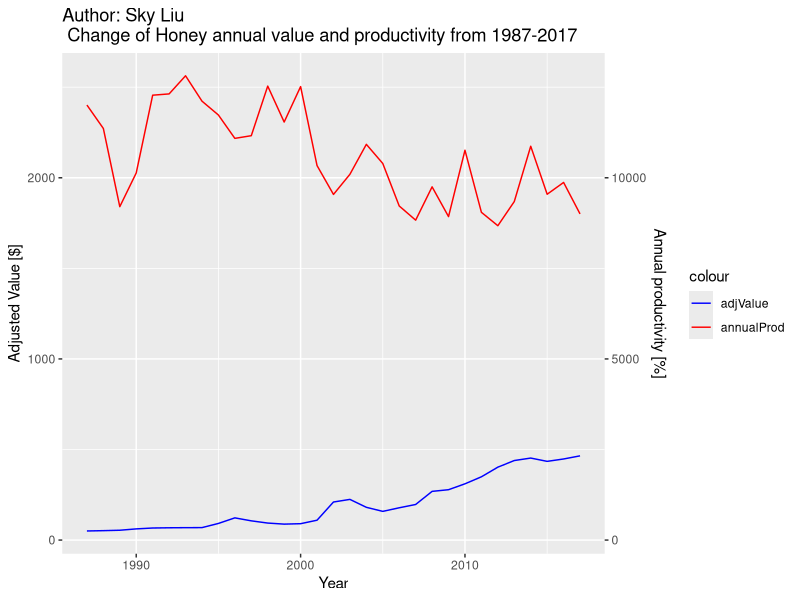
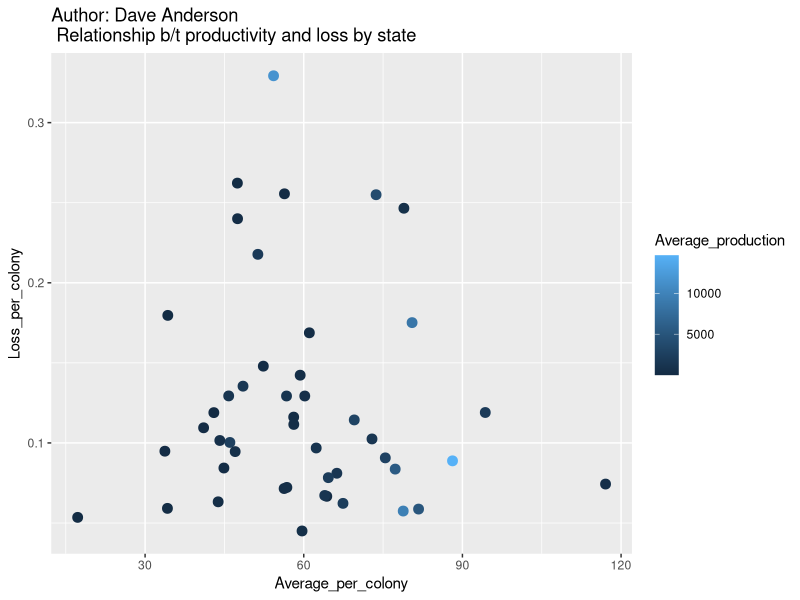
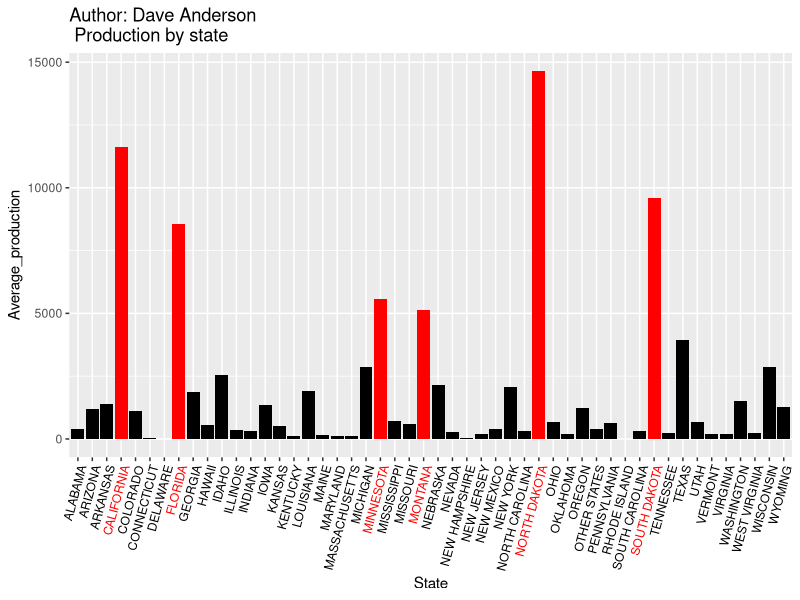
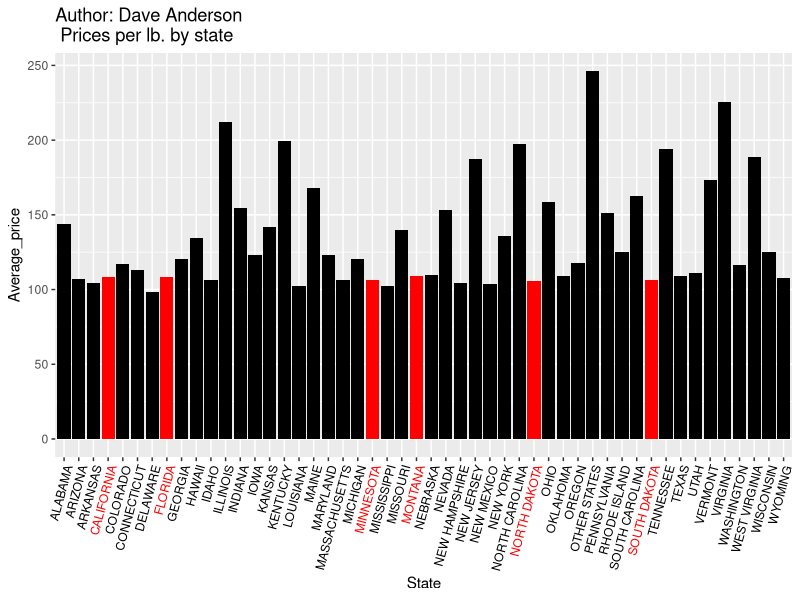
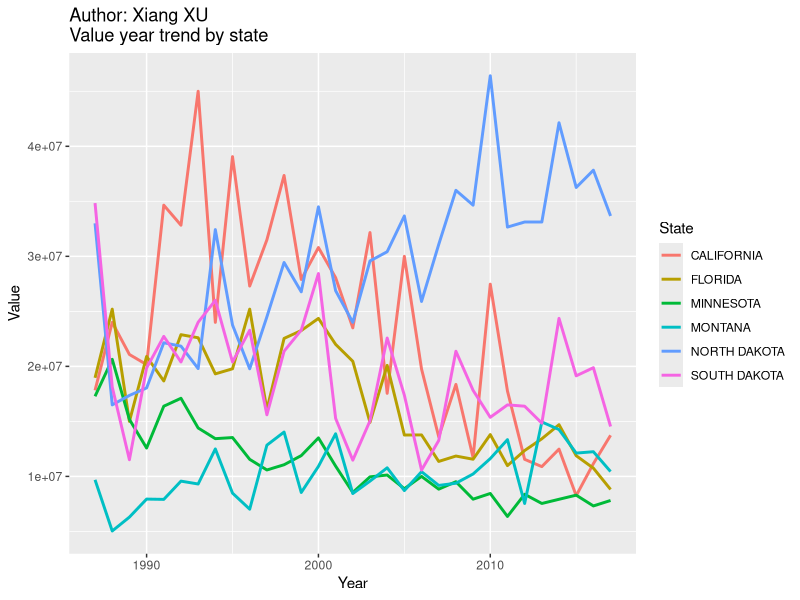
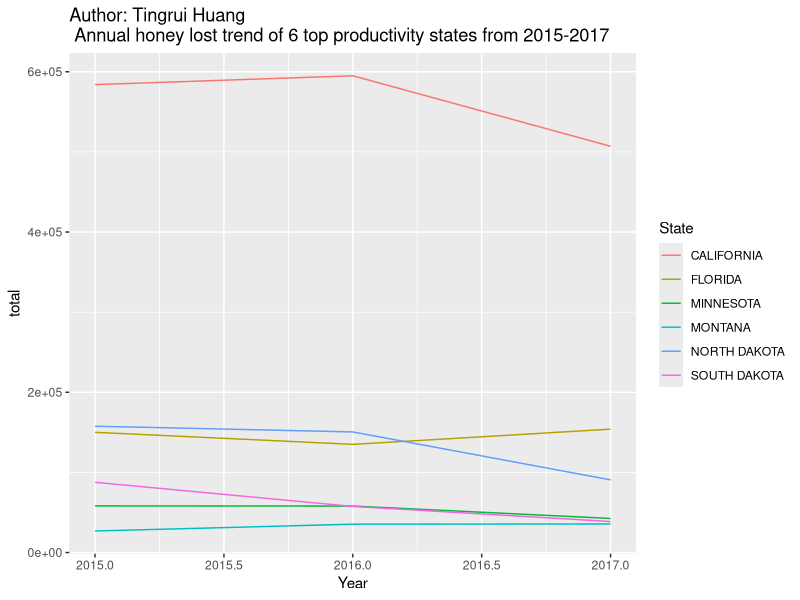
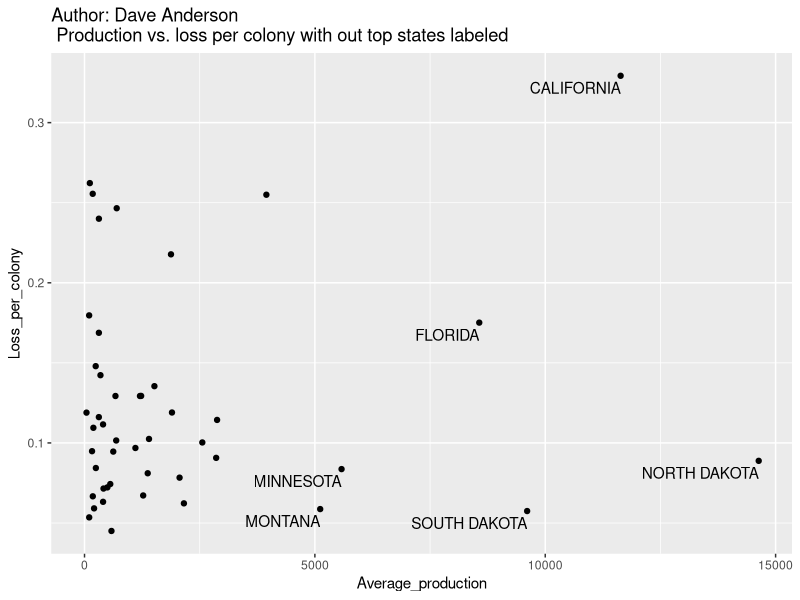
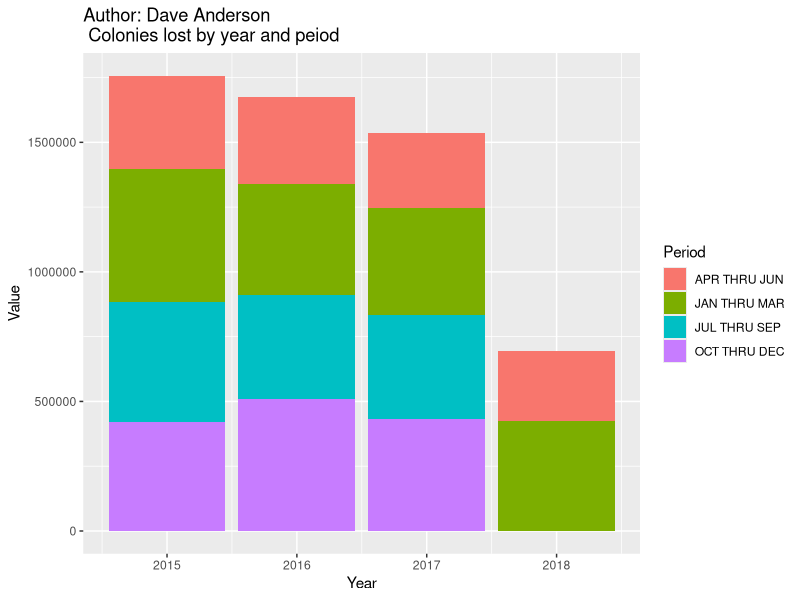

Write R code to recreate these figures, in order.
## ---- chunk 1
knitr::opts_chunk$set(echo = TRUE)
library(tidyverse)
## ---- chunk 2
#Loading data files
Honey <- read_csv("Honey.csv")
Deadout <- read_csv("Deadout.csv")
Price_per_lb <- read_csv("Price per lb.csv")
Production_per_Colony <- read_csv("Production per Colony.csv")
Honey_value_annual <- read_csv('Honey_value.csv')
CPI <- read_csv('1987_2017CPI.csv')
honey_loss_dt <- read.csv('Honey_Loss_6_States.csv')
## ---- chunk 3
#sort each data set to variables we want. 
Honey <- dplyr::select(Honey,Year,State,Value)
Deadout <- dplyr::select(Deadout,Year,Period,State,Value) 
Price_per_lb <- dplyr::select(Price_per_lb,Year,State,Value)
Production_per_Colony <- dplyr::select(Production_per_Colony,Year,State,Value)
Honey_value_annual <- dplyr::select(Honey_value_annual,Year,Value)



#Filter out totals, group each variable by state, average values from each year
Production <- filter(Honey, State != "US TOTAL") %>% group_by(State) %>% summarise(Average_production = mean(Value)/2000)
Loss <- filter(Deadout, State != "US TOTAL") %>% group_by(State) %>% summarise(Average_loss = mean(Value))
Price <- filter(Price_per_lb, State != "US TOTAL") %>% group_by(State) %>% summarise(Average_price = mean(Value))
Colony_production <- filter(Production_per_Colony, State != "US TOTAL") %>% group_by(State) %>% summarise(Average_per_colony = mean(Value))

#Combine into one set. Add new variables to show number of colonies and loss/colony
Honey_by_State <- full_join(Production, Loss, by = "State")
Honey_by_State <- full_join(Honey_by_State, Price, by = "State")
Honey_by_State <- full_join(Honey_by_State, Colony_production, by = "State") %>% 
  mutate(Colonies = Average_production*2000/Average_per_colony) %>% 
  mutate(Loss_per_colony = Average_loss/Colonies) 

# pick 6 top states with highest production and complete data
Honey_State <- Honey %>%  group_by(State) 
unique(Honey$State)
Honey_sixstate <- Honey_State %>%
  filter(State %in% c("CALIFORNIA", "FLORIDA" ,"SOUTH DAKOTA", "NORTH DAKOTA","MONTANA", "MINNESOTA")) %>%
  arrange(State, Year)

#Honey lost in 6 states
#Sum by year (Since we only have the data in 1st and 2nd quarter in 2018, we will exclude the data in 2018)
honey_loss_dt$Value <- as.numeric(gsub(",","",honey_loss_dt$Value))
honey_2017 <- honey_loss_dt %>% select(Year,State,Value) %>% filter(Year==2017) %>% group_by(Year,State) %>% summarise(total=sum(Value))
honey_2016 <- honey_loss_dt %>% select(Year,State,Value) %>% filter(Year==2016) %>% group_by(Year,State) %>% summarise(total=sum(Value))
honey_2015 <- honey_loss_dt %>% select(Year,State,Value) %>% filter(Year==2015) %>% group_by(Year,State) %>% summarise(total=sum(Value))
# Total loss from 2015-2017
honey_total <- rbind(honey_2017,honey_2016,honey_2015)


#Adjust the annual honey value (price received) by 1987 inflation rate.
baseCPI <- rep(113.6, 21)
adjusted_Price <- as.data.frame(Honey_value_annual$Value * (CPI$CPI / baseCPI))
Honey_value_annual <- cbind(Honey_value_annual,adjusted_Price)
names(Honey_value_annual) <- c('Year','Value','adjValue')
#Add annual productivity
Annual_production <- filter(Honey, State != "US TOTAL") %>% group_by(Year)  %>% summarise(Average_production = mean(Value)/2000)  
Annual_production <- arrange(Annual_production, desc(Year))
Honey_value_annual <- cbind(Honey_value_annual,Annual_production$Average_production)
names(Honey_value_annual) <- c('Year','Value','adjValue','annualProd')

## ---- chunk 4
#Change of Honey annual value and productivity from 1987-2017
ggplot(data = Honey_value_annual, aes(x = Year)) + 
  geom_line(aes(y = adjValue, colour = "adjValue"))+
  geom_line(aes(y = annualProd, colour = "annualProd"))  +
  ggtitle("Author: Sky Liu \n Change of Honey annual value and productivity from 1987-2017")+
  scale_y_continuous(sec.axis = sec_axis(~.*5, name = "Annual productivity [%]"))+
  scale_colour_manual(values = c("blue", "red"))+
  labs(y = "Adjusted Value [$]",
                x = "Year")

#Scatterplot to show relationship between productivity and loss by state.
#Colored to show overall high-producing states.
ggplot(data = Honey_by_State, mapping = aes(Average_per_colony,Loss_per_colony))+
  geom_point(aes(color = Average_production),size = 3)+
  ggtitle("Author: Dave Anderson \n Relationship b/t productivity and loss by state")


#Total Production by state, largest six states indicated in red. 
ggplot(data = Honey_by_State, mapping = aes(State, Average_production, fill=ifelse(Average_production > 5000,"A", "B")))+
  geom_col()+
  scale_fill_manual(guide=FALSE, values=c("red", "black"))+
  theme(axis.text.x = element_text(color = ifelse(Honey_by_State$Average_production > 5000, "red", "black"), angle = 75, hjust = 1))+
  ggtitle("Author: Dave Anderson \n Production by state")


#Display of prices per lb. by state. Top six producing states still in red to show their low prices. 
ggplot(data = Honey_by_State, mapping = aes(State ,Average_price, fill = ifelse(Average_production > 5000, "A", "B")))+
  geom_col()+
  scale_fill_manual(guide=FALSE, values=c("red", "black"))+
  theme(axis.text.x = element_text(color = ifelse(Honey_by_State$Average_production > 5000, "red", "black"), angle = 75, hjust = 1))+
  ggtitle("Author: Dave Anderson \n Prices per lb. by state")

#trend of annual value of 6 top productivity states 
ggplot(Honey_sixstate, aes(x=Year, y=Value ,color = State)) +
  geom_line(size = 1) +
  ggtitle("Author: Xiang XU \nValue year trend by state")

# annual honey lost trend of 6 top productivity states from 2015-2017
ggplot(honey_total, aes(x=Year, y=total, color=State))+geom_line()+
  ggtitle("Author: Tingrui Huang \n Annual honey lost trend of 6 top productivity states from 2015-2017")

#Display of production vs. loss per colony with out top states labeled. 
ggplot(data = Honey_by_State, mapping = aes(Average_production,Loss_per_colony, label = State))+
  geom_point() + geom_text(aes(label = ifelse(Average_production > 5000,as.character(State),'')),vjust = 1.5,hjust = 1)+
   ggtitle("Author: Dave Anderson \n Production vs. loss per colony with out top states labeled")

#Display of colonies lost by year and peiod. 
loss_by_year <- Deadout %>% filter(State == "US TOTAL") %>% group_by(Year)
ggplot(data = loss_by_year)+
  geom_col(mapping = aes(x = Year, y = Value, fill = Period))+
  ggtitle("Author: Dave Anderson \n Colonies lost by year and peiod")
